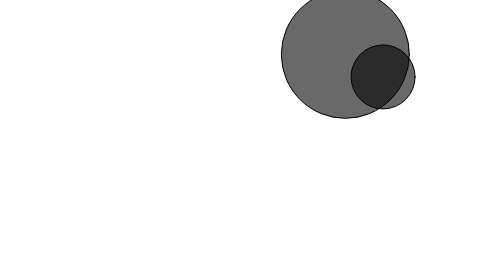
Frame 1 (no input)
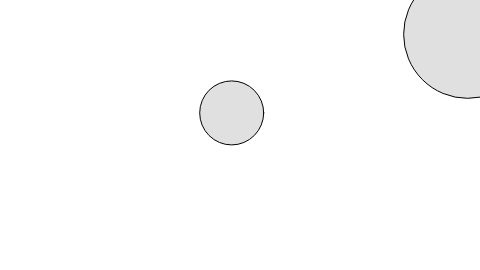
Frame 60 (no input)
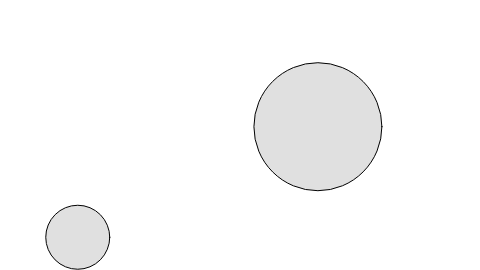
Frame 120 (the mouse pressed at the canvas centre since frame 60)

The p5.js sketch that drew these frames (run headless with seeded random() and noise() and a simulated clock; from frame 60 on, the mouse is pressed at the canvas centre):

// p5.js sketch
// ── sketch.js
// Learning Processing
// Daniel Shiffman
// http://www.learningprocessing.com

// Example 10-3: Bouncing ball with intersection

// Two ball variables
var ball1;
var ball2;

function setup() {
  createCanvas(480, 270);

  // Initialize balls
  ball1 = new Ball(64);
  ball2 = new Ball(32);
}

function draw() {
  background(255);
  // Move and display balls
  ball1.move();
  ball2.move();

  if (ball1.intersect(ball2)) { // New! An object can have a function that takes another object as an argument. This is one way to have objects communicate. In this case they are checking to see if they intersect.
    ball1.highlight();
    ball2.highlight();
  }

  ball1.display();
  ball2.display();
}


// ── ball.js
// Learning Processing
// Daniel Shiffman
// http://www.learningprocessing.com

// Example 10-3: Bouncing ball with intersection

// Constructor
function Ball(tempR) {
  this.r = tempR;              // radius
  this.x = random(width);      // location
  this.y = random(height);
  this.xspeed = random(-5, 5); // speed
  this.yspeed = random(-5, 5);
  this.c = color(100, 50);

  this.move = function() {
    this.x += this.xspeed; // Increment x
    this.y += this.yspeed; // Increment y

    // Check horizontal edges
    if (this.x > width || this.x < 0) {
      this.xspeed *= -1;
    }
    //Check vertical edges
    if (this.y > height || this.y < 0) {
      this.yspeed *= -1;
    }
  }

  // Draw the ball
  this.display = function() {
    stroke(0);
    fill(this.c);
    ellipse(this.x, this.y, this.r*2, this.r*2);
    // After the ball is displayed, the color is reset back to a darker gray.
    this.c = color(100, 50);
  }

  // Whenever the balls are touching, this highlight() function is called 
  // and the color is darkened.
  this.highlight = function() { 
    this.c = color(0, 150);
  }
  
  // A function that returns true or false based on whether two circles intersect
  // If distance is less than the sum of radii the circles touch
  this.intersect = function(b) {

    // Objects can be passed into functions as arguments too! 
    var distance = dist(this.x, this.y, b.x, b.y); // Calculate distance

    // Compare distance to sum of radii
    if (distance < this.r + b.r) {
      return true;
    } else {
      return false;
    }
  }
}
